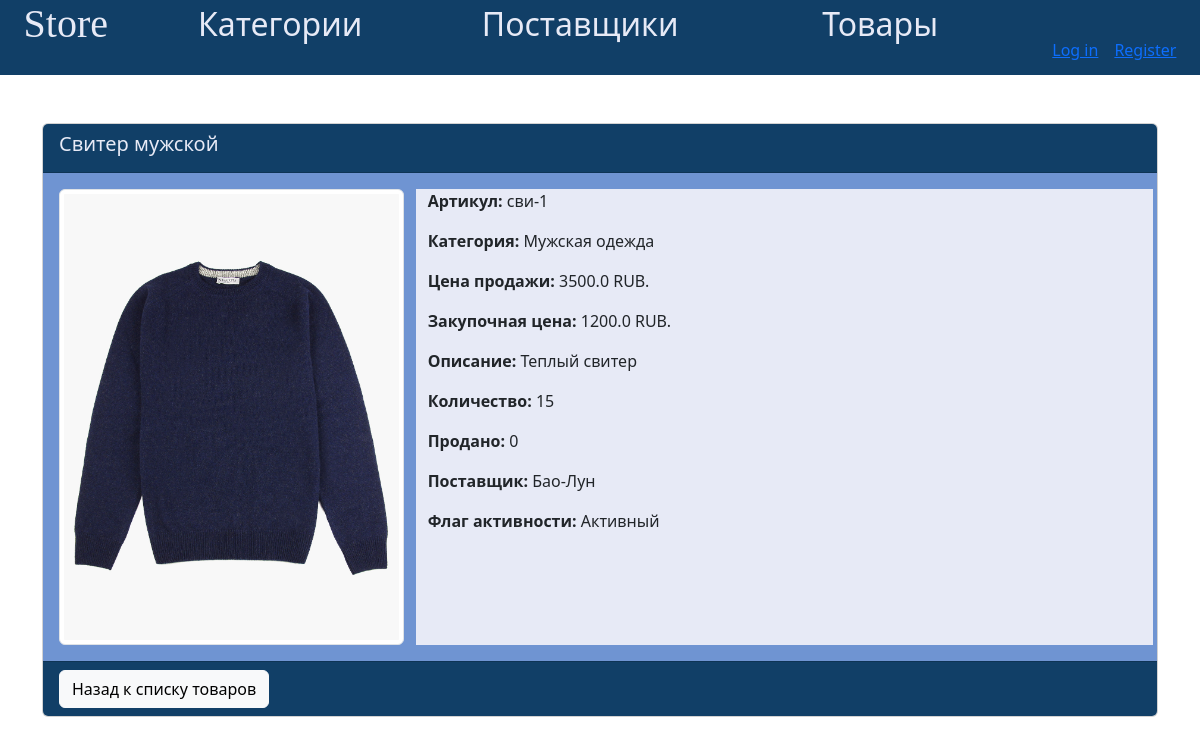
Screenshot of /good/1/ with the database file from the repository.
### app_store/models.py (models this page shows, shortened)
class Good(models.Model):
    name = models.CharField(max_length=25, db_index=True,
                            verbose_name='название товара')
    part_number = models.CharField(max_length=10, verbose_name='артикул', default='')
    category = models.ForeignKey(GoodCategory, on_delete=models.CASCADE,
                                 verbose_name='категория',
                                 null=True)
    selling_price = models.FloatField(verbose_name='цена продажи')
    purchase_price = models.FloatField(verbose_name='закупочная цена')
    description = models.TextField(verbose_name='описание товара')
    image = models.ImageField(upload_to='goods/',
                              verbose_name='картинка товара',blank=True, null=True)
    quantity = models.IntegerField(verbose_name='кол-во товара', null=True)
    sold_quantity = models.IntegerField(default=0, verbose_name='кол-во продано')
    provider = models.ForeignKey(Provider, on_delete=models.CASCADE, verbose_name='поставщик')
    activity_choices = [
        ('a', 'Aктивный'),
        ('i', 'Стоп-лист')
    ]
    activity_flag = models.CharField(choices=activity_choices, max_length=1,
                                     default='i', verbose_name='флаг активности')
    class Meta:
        db_table = 'good'
        verbose_name = 'товар'
        verbose_name_plural = 'товары'

class GoodCategory(models.Model):
    name = models.CharField(verbose_name='категория товара', max_length=50,
                            db_index=True)
    class Meta:
        db_table = 'category'
        verbose_name = 'категория'
        verbose_name_plural = 'категории'
    def __str__(self):
        return f'{self.name}'

class Provider(models.Model):
    name = models.CharField(max_length=50, verbose_name='поставщик')
    phone_number = models.CharField(max_length=11, verbose_name='телефон поставщика')
    email = models.EmailField(max_length=50, verbose_name='почта')
    contact_person = models.CharField(max_length=255, verbose_name='контактное лицо')
    categories = models.ManyToManyField(GoodCategory, verbose_name='категории')
    class Meta:
        db_table = 'providers'
        verbose_name = 'поставщик'
        verbose_name_plural = 'поставщики'
    def __str__(self):
        return f'{self.name}'

### app_store/views.py (the view)
# urls.py: path('good/<int:pk>/', GoodDetailView.as_view(), name='good_detail'),
class GoodDetailView(DetailView):
    model = Good
    template_name = 'app_store/good_detail.html'
    context_object_name = 'good'

### app_store/templates/app_store/good_detail.html
{% extends 'app_store/base.html' %}
{% load static %}
{% block links %}
  <link rel="stylesheet" type="text/css" href="{% static 'app_store/css/style1.css' %}">
  <link rel="stylesheet" href="https://cdn.jsdelivr.net/npm/bootstrap@5.3.2/dist/css/bootstrap.min.css">
{% endblock %}
{% block content %}
<div class="container my-5">
  <div class="card custom-card">
    <div style="background-color: #113f67; " class="card-header custom-header">
      <h5 style="color: #e7eaf6;" class="card-title">{{ good.name }}</h5>
    </div>
    <div style="background-color: #6F94D2;" class="card-body custom-body">
      <div class="row">
        <div class="col-md-4">
          {% if good.image %}
            <img src="{{ good.image.url }}" class="img-fluid img-thumbnail custom-image" alt="{{ good.name }}">
          {% else %}
            <p class="text-muted">Нет изображения</p>
          {% endif %}
        </div>
        <div style="background-color: #e7eaf6;" class="col-md-8">
          <p class="card-text"><strong>Артикул:</strong> {{ good.part_number }}</p>
          <p class="card-text"><strong>Категория:</strong> {{ good.category }}</p>
          <p class="card-text"><strong>Цена продажи:</strong> {{ good.selling_price }} RUB.</p>
          <p class="card-text"><strong>Закупочная цена:</strong> {{ good.purchase_price }} RUB.</p>
          <p class="card-text"><strong>Описание:</strong> {{ good.description }}</p>
          <p class="card-text"><strong>Количество:</strong> {{ good.quantity }}</p>
          <p class="card-text"><strong>Продано:</strong> {{ good.sold_quantity }}</p>
          <p class="card-text"><strong>Поставщик:</strong> {{ good.provider }}</p>
          <p class="card-text"><strong>Флаг активности:</strong> {{ good.get_activity_flag_display }}</p>
        </div>
      </div>
    </div>
    <div style="background-color: #113f67;" class="card-footer custom-footer">
      <a href="{% url 'goods_list' %}" class="btn btn-light custom-button">Назад к списку товаров</a>
    </div>
  </div>
</div>
{% endblock %}

### app_store/static/app_store/css/style1.css (style rules this page uses)
body { background-color: #a2a8d3 }

### rows the page displays
Good: name "Свитер мужской", image (picture), part_number "сви-1", category "Мужская одежда", selling_price "3500.0", purchase_price "1200.0", description "Теплый свитер", quantity "15", sold_quantity "0", provider "Бао-Лун", activity_flag "Aктивный"
